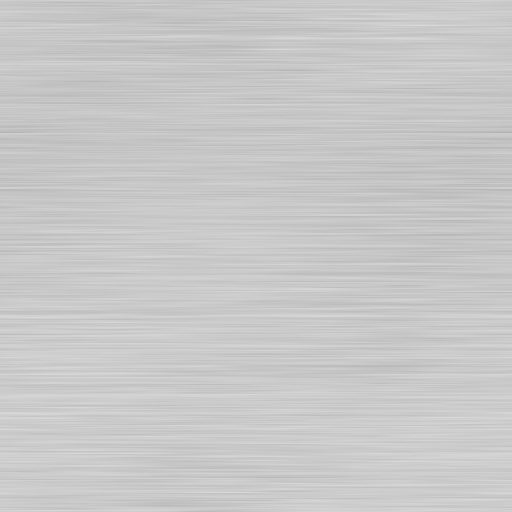
#> input picture catalog/materials/brushed-steel/basecolor.jpg, 1024 x 1024 px, found by its file name (shown at 1/2 size)
$ python tex.py
#> lines starting #> are read from the running program, lines starting #| are printed output that depends on the picture
"""Generate the soft lane's own texture sets into blender/soft/tex/<id>/ (same format as catalog/materials).

uv run python blender/soft/tex.py
- stripe-navy: navy + ecru linen ticking stripe (baked colour, default_color white so no tint), 0.16 m tile.
- waffle: waffle-weave cotton, tint-ready grey with pocket AO, height -> normal map, 0.096 m tile (8 cells).
"""
import json
from pathlib import Path

import numpy as np
from PIL import Image

HERE = Path(__file__).resolve().parent
MAT = HERE.parents[1] / "materials"
N = 1024


def load(p):
    return np.asarray(Image.open(p).convert("RGB"), dtype=np.float32) / 255


def save(a, p):
    Image.fromarray((np.clip(a, 0, 1) * 255 + 0.5).astype(np.uint8)).save(p, quality=90)


def tile2(a):
    """2x2 tile, resized back to N: the source tile then covers half the new tile."""
    big = np.concatenate([np.concatenate([a, a], 1)] * 2, 0)
    return np.asarray(Image.fromarray((big * 255).astype(np.uint8)).resize((N, N), Image.LANCZOS), dtype=np.float32) / 255


def meta(folder, tile, color, src):
    (folder / "material.json").write_text(json.dumps({"id": folder.name, "family": "fabric", "tile_m": tile, "grain": False,
                                                      "default_color": color, "metal": 0.0, "source": src,
                                                      "license": "CC0"}, indent=2) + "\n")


def stripe():
    out = HERE / "tex" / "stripe-navy"
    out.mkdir(parents=True, exist_ok=True)
    lin = MAT / "linen"
    base = tile2(load(lin / "basecolor.jpg"))
    lum = base.mean(2, keepdims=True) / base.mean()
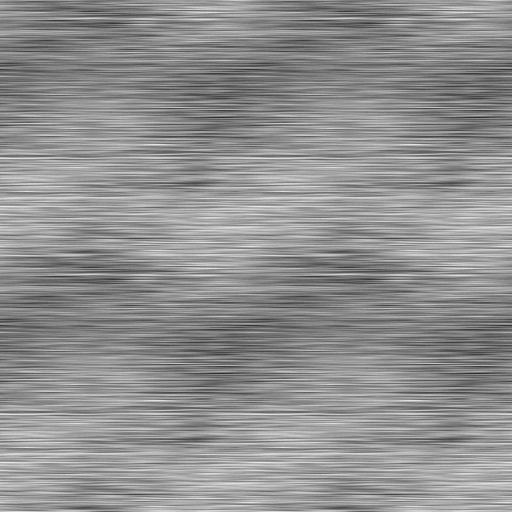
#> lum: shape (1024, 1024, 1) float32 (shown at 1/2 size); min 0.89, max 1.08, mean 1; drawn with min black and max white
    x = (np.arange(N) + 0.5) / N * 2 % 1  # two stripe periods per 0.16 m tile -> 8 cm period
    navy_w = 0.36  # 2.9 cm navy, 5.1 cm ecru
    edge = np.clip((np.minimum(x, navy_w - x) + 0.004) / 0.008, 0, 1) * (x < navy_w + 0.004)
    navy = np.array([0.13, 0.18, 0.30])
    ecru = np.array([0.93, 0.91, 0.86])
    col = edge[None, :, None] * navy + (1 - edge[None, :, None]) * ecru
    save(col * lum ** 0.8, out / "basecolor.jpg")
#> in save, `Image.fromarray((np.clip(a, 0, 1) * 255 + 0.5).astype(np.uint8)).save(..`:
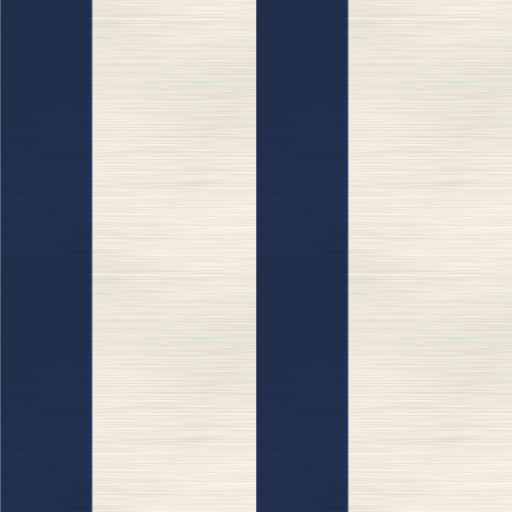
#> saved as basecolor.jpg: PIL image 1024x1024 RGB (shown at 1/2 size); mean R, G, B 163.9, 165.2, 168
    save(tile2(load(lin / "normal.jpg")), out / "normal.jpg")
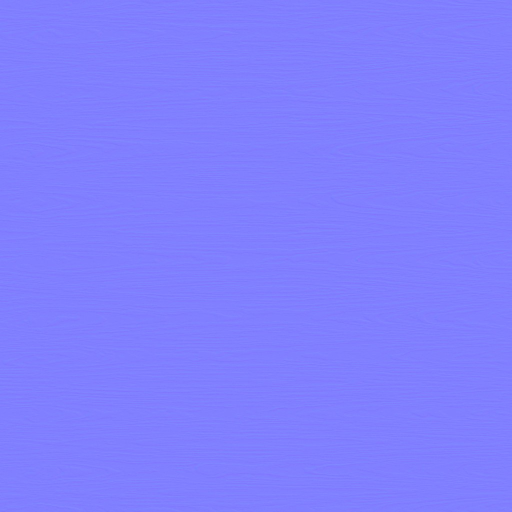
#> input picture catalog/materials/oak/normal.jpg, 1024 x 1024 px, found by its file name (shown at 1/2 size)
    save(tile2(load(lin / "roughness.jpg")), out / "roughness.jpg")
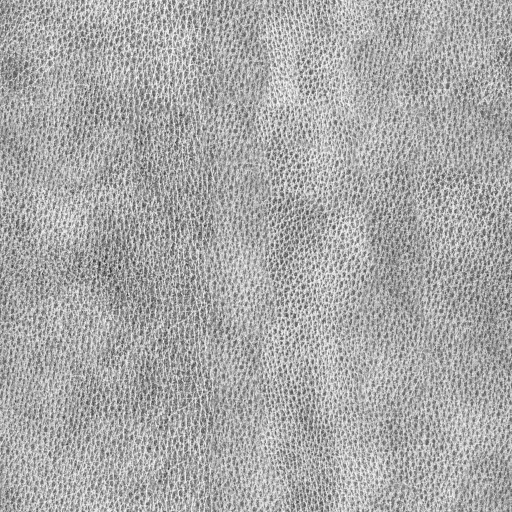
#> input picture catalog/materials/leather-brown/roughness.jpg, 1024 x 1024 px, found by its file name (shown at 1/2 size)
#> in tile2 (call 3), `big = np.concatenate([np.concatenate([a, a], 1)] * 2, 0)`:
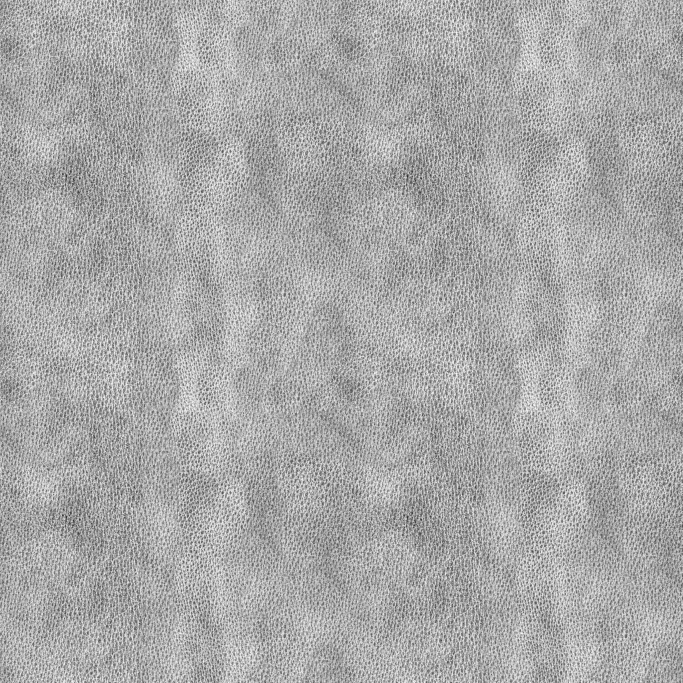
#> big: shape (2048, 2048, 3) float32 (shown at 1/3 size); min 0.0706, max 1, mean 0.662
    meta(out, 0.16, "#ffffff", "generated: catalog linen x ticking stripe")


def waffle():
    out = HERE / "tex" / "waffle"
    out.mkdir(parents=True, exist_ok=True)
    cells = 8
    t = (np.arange(N) + 0.5) / N * cells % 1
    ridge = lambda a: np.clip(1 - np.abs(a - 0.5) * 2 / 0.5, 0, 1)  # ridge on cell borders at a=0/1 -> shift
    rx = ridge((t + 0.5) % 1)
    r2 = np.maximum(rx[None, :], rx[:, None])
    h = np.sin(r2 * np.pi / 2) ** 0.7  # rounded ridges, soft pockets
    rng = np.random.default_rng(3)
    fine = rng.normal(0, 1, (N, N)).astype(np.float32)
    fine = (fine + np.roll(fine, 1, 0) + np.roll(fine, 1, 1) + np.roll(fine, -1, 0)) / 4
    # thread lines: fine weave in the pockets
    thread = 0.5 + 0.5 * np.sin(np.arange(N) / N * 2 * np.pi * cells * 10)
    hh = h + 0.04 * fine + 0.05 * thread[None, :] * (1 - h)
    gy, gx = np.gradient(hh * 10.0)
    nrm = np.stack([-gx, gy, np.ones_like(hh)], 2)  # OpenGL: +Y up (image rows grow downward)
    nrm /= np.linalg.norm(nrm, axis=2, keepdims=True)
    save(nrm * 0.5 + 0.5, out / "normal.jpg")
#> in save (call 4), `Image.fromarray((np.clip(a, 0, 1) * 255 + 0.5).astype(np.uint8)).save(..`:
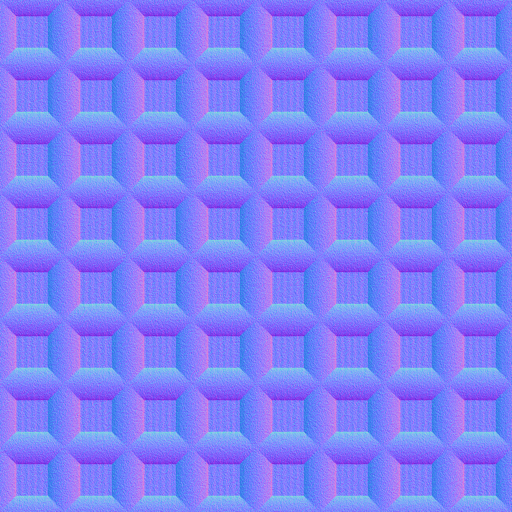
#> saved as normal.jpg: PIL image 1024x1024 RGB (shown at 1/2 size); mean R, G, B 127.5, 127.5, 248.9
    grey = 0.70 + 0.10 * h + 0.03 * fine
    save(np.repeat(grey[..., None], 3, 2), out / "basecolor.jpg")
    rough = 0.82 + 0.06 * fine
    save(np.repeat(rough[..., None], 3, 2), out / "roughness.jpg")
    meta(out, 0.096, "#ece7dc", "generated: waffle weave height field")


stripe()
waffle()
print("ok")
